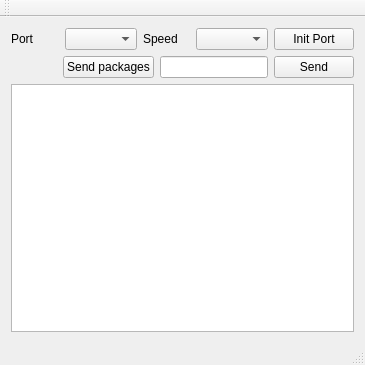
<?xml version="1.0" encoding="UTF-8"?>
<ui version="4.0">
 <class>Window</class>
 <widget class="QMainWindow" name="Window">
  <property name="geometry">
   <rect>
    <x>0</x>
    <y>0</y>
    <width>365</width>
    <height>365</height>
   </rect>
  </property>
  <property name="windowTitle">
   <string>Window</string>
  </property>
  <widget class="QWidget" name="centralWidget">
   <layout class="QGridLayout" name="gridLayout">
    <item row="0" column="0">
     <layout class="QVBoxLayout" name="verticalLayout_2">
      <item>
       <layout class="QVBoxLayout" name="verticalLayout">
        <item>
         <layout class="QHBoxLayout" name="horizontalLayout_2">
          <item>
           <widget class="QLabel" name="label">
            <property name="text">
             <string>Port</string>
            </property>
           </widget>
          </item>
          <item>
           <widget class="QComboBox" name="comNameBox"/>
          </item>
          <item>
           <widget class="QLabel" name="label_2">
            <property name="text">
             <string>Speed</string>
            </property>
           </widget>
          </item>
          <item>
           <widget class="QComboBox" name="baudrateBox"/>
          </item>
          <item>
           <widget class="QPushButton" name="initialize">
            <property name="text">
             <string>Init Port</string>
            </property>
            <property name="checkable">
             <bool>false</bool>
            </property>
           </widget>
          </item>
         </layout>
        </item>
        <item>
         <layout class="QHBoxLayout" name="horizontalLayout">
          <item>
           <spacer name="horizontalSpacer_3">
            <property name="orientation">
             <enum>Qt::Horizontal</enum>
            </property>
            <property name="sizeHint" stdset="0">
             <size>
              <width>40</width>
              <height>20</height>
             </size>
            </property>
           </spacer>
          </item>
          <item>
           <widget class="QPushButton" name="sendPackagesButton">
            <property name="text">
             <string>Send packages</string>
            </property>
           </widget>
          </item>
          <item>
           <widget class="QLineEdit" name="lineToWrite"/>
          </item>
          <item>
           <widget class="QPushButton" name="sendButton">
            <property name="text">
             <string>Send</string>
            </property>
           </widget>
          </item>
         </layout>
        </item>
       </layout>
      </item>
      <item>
       <widget class="QTextBrowser" name="listToGet"/>
      </item>
     </layout>
    </item>
    <item row="1" column="0">
     <layout class="QHBoxLayout" name="horizontalLayout_3"/>
    </item>
   </layout>
  </widget>
  <widget class="QMenuBar" name="menuBar">
   <property name="geometry">
    <rect>
     <x>0</x>
     <y>0</y>
     <width>365</width>
     <height>26</height>
    </rect>
   </property>
  </widget>
  <widget class="QToolBar" name="mainToolBar">
   <attribute name="toolBarArea">
    <enum>TopToolBarArea</enum>
   </attribute>
   <attribute name="toolBarBreak">
    <bool>false</bool>
   </attribute>
  </widget>
  <widget class="QStatusBar" name="statusBar"/>
 </widget>
 <layoutdefault spacing="6" margin="11"/>
 <resources/>
 <connections/>
</ui>
